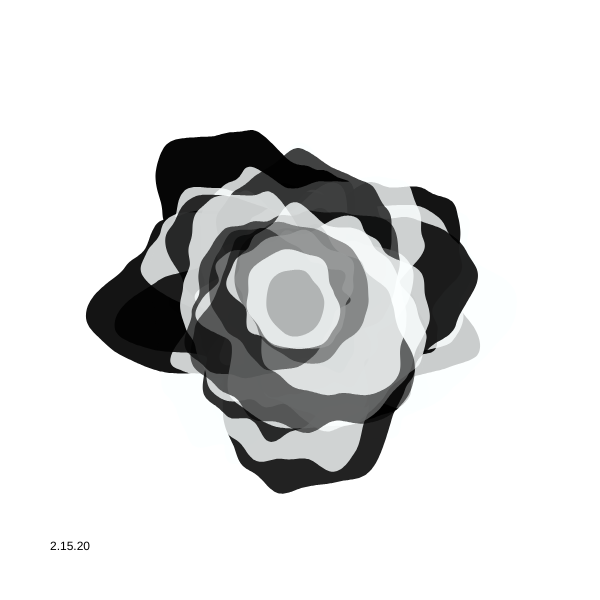
Frame 1 (no input)
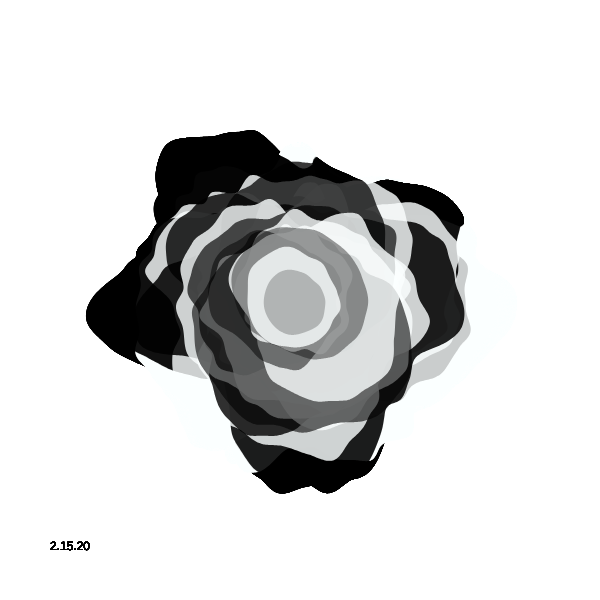
Frame 60 (no input)
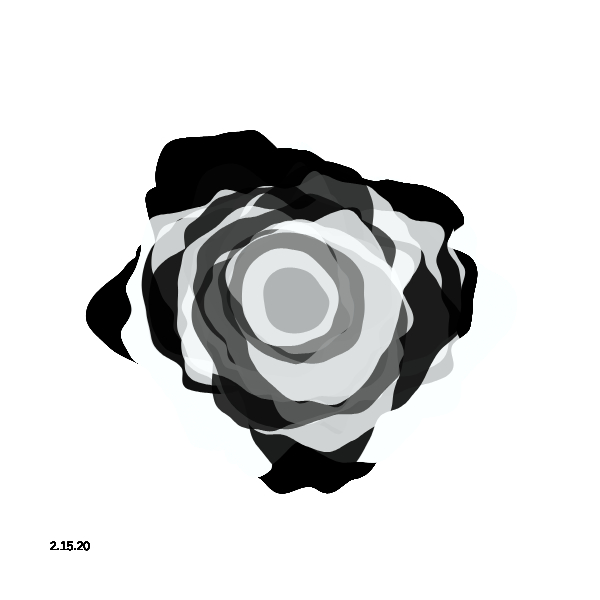
Frame 120 (the mouse pressed at the canvas centre since frame 60)

The p5.js sketch that drew these frames (run headless with seeded random() and noise() and a simulated clock; from frame 60 on, the mouse is pressed at the canvas centre):

// p5.js sketch
// ── sketch.js
// By Roni Kaufman

let kMax;
let step;
let n = 20; // number of blobs
let radius = 0; // diameter of the circle
let inter = 0.1; // difference between the sizes of two blobs
let maxNoise = 300;

let noiseProg = (x) => (sqrt(x));

function setup() {
  createCanvas(600, 600);
  colorMode(RGB, 1);
  angleMode(DEGREES);
  //noFill();
  //noLoop();
  kMax = 1;
  step = 1;
  strokeWeight(2);
  stroke(0);
}

function draw() {
  // background(0);
  let t = frameCount/400;
noStroke();
  for (let i = n; i >= 1; i--) {
    let alpha = 1 - noiseProg(i / n);
    if (i % 2 === 0) {
      fill(0.99, 1, 1, 0.8);
     // stroke(0, 0.8);
    } else {
      fill(0, 1 - alpha);
      //stroke(0.99, 1, 1, 0.8);
    }
    let size = radius + i * inter;
    let k = kMax * sqrt(i/n);
    let noisiness = maxNoise * noiseProg(i / n);
    blob(size, width/2, height/2, k, t + i * step, noisiness);
  }
    // noStroke();
  fill(0);
  text("2.15.20", 50, height - 50);
}

function blob(size, xCenter, yCenter, k, t, noisiness) {
  beginShape();
  let angleStep = 360 / 500;
  for (let theta = 0; theta < 360; theta += angleStep) {
    let r1, r2;
    /*
    if (theta < PI / 2) {
      r1 = cos(theta);
      r2 = 1;
    } else if (theta < PI) {
      r1 = 0;
      r2 = sin(theta);
    } else if (theta < 3 * PI / 2) {
      r1 = sin(theta);
      r2 = 0;
    } else {
      r1 = 1;
      r2 = cos(theta);
    }
    */
    r1 = cos(theta)+1;
    r2 = sin(theta)+1;
    let r = size + noise(k * r1,  k * r2, t) * noisiness;
    let x = xCenter + r * cos(theta);
    let y = yCenter + r * sin(theta);
    curveVertex(x, y);
  }
  endShape(CLOSE);
}
